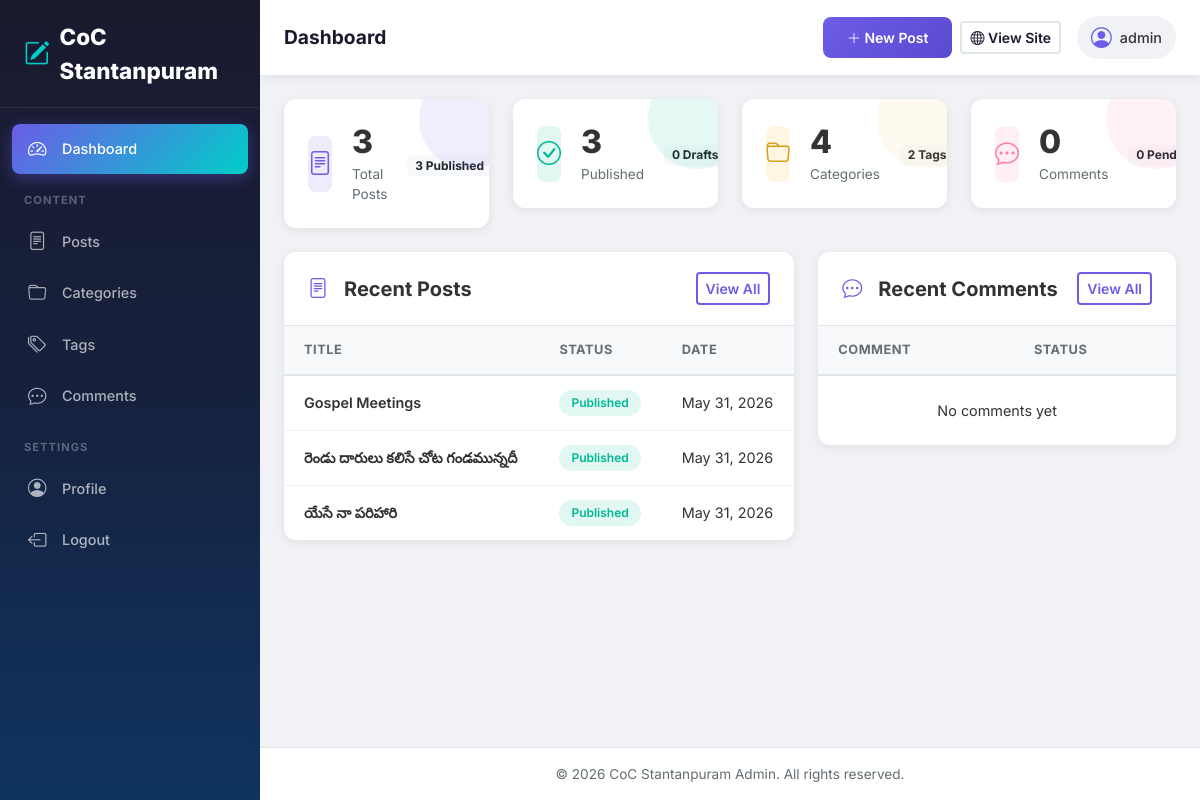
Page /admin-panel/ (signed in) on the committed database.
### blog/models.py (models this page shows, shortened)
class Post(models.Model):
    STATUS_CHOICES = (
        ("draft", "Draft"),
        ("published", "Published"),
    )
    title = models.CharField(max_length=255)
    slug = models.SlugField(max_length=255, unique=True, blank=True)
    author = models.ForeignKey(User, on_delete=models.CASCADE, related_name="posts")
    category = models.ForeignKey(
        Category, on_delete=models.SET_NULL, null=True, related_name="posts"
    )
    tags = models.ManyToManyField(Tag, blank=True, related_name="posts")
    featured_image = models.ImageField(
        upload_to="blog_images/", blank=True, null=True
    )
    content = models.TextField()
    excerpt = models.TextField(max_length=500, blank=True)
    status = models.CharField(max_length=10, choices=STATUS_CHOICES, default="draft")
    is_featured = models.BooleanField(default=False)
    created_at = models.DateTimeField(auto_now_add=True)
    updated_at = models.DateTimeField(auto_now=True)
    class Meta:
        ordering = ["-created_at"]

### blog/views.py (the view)
# urls.py: path("admin-panel/", views.dashboard, name="dashboard"),
@login_required(login_url="admin_login")
def dashboard(request):
    total_posts = Post.objects.count()
    total_published = Post.objects.filter(status="published").count()
    total_drafts = Post.objects.filter(status="draft").count()
    total_categories = Category.objects.count()
    total_tags = Tag.objects.count()
    total_comments = Comment.objects.count()
    pending_comments = Comment.objects.filter(is_approved=False).count()
    recent_posts = Post.objects.order_by("-created_at")[:5]
    recent_comments = Comment.objects.order_by("-created_at")[:5]
    context = {
        "total_posts": total_posts,
        "total_published": total_published,
        "total_drafts": total_drafts,
        "total_categories": total_categories,
        "total_tags": total_tags,
        "total_comments": total_comments,
        "pending_comments": pending_comments,
        "recent_posts": recent_posts,
        "recent_comments": recent_comments,
    }
    return render(request, "admin/dashboard.html", context)

### blog/context_processors.py (called while the page is built)
def common_context(request):
    categories = Category.objects.all()
    recent_posts = Post.objects.filter(status="published")[:3]
    return {
        "categories": categories,
        "recent_posts": recent_posts,
    }

### blog/templates/admin/dashboard.html (shortened to what this page needs)
{% extends "admin/admin_base.html" %}
{% load static %}
{% block content %}
<div class="container-fluid px-4">
    <div class="row g-4 mb-4">
        <div class="col-xl-3 col-md-6">
            <div class="dashboard-card total-posts">
                <div class="card-icon">
                    <i class="bi bi-file-text"></i>
                </div>
                <div class="card-info">
                    <h3>{{ total_posts }}</h3>
                    <p>Total Posts</p>
                </div>
                <div class="card-change">
                    <span class="badge bg-light text-dark">{{ total_published }} Published</span>
                </div>
            </div>
        </div>
        <div class="col-xl-3 col-md-6">
            <div class="dashboard-card published-posts">
                <div class="card-icon">
                    <i class="bi bi-check-circle"></i>
                </div>
                <div class="card-info">
                    <h3>{{ total_published }}</h3>
                    <p>Published</p>
                </div>
                <div class="card-change">
                    <span class="badge bg-light text-dark">{{ total_drafts }} Drafts</span>
                </div>
            </div>
        </div>
        <div class="col-xl-3 col-md-6">
            <div class="dashboard-card total-categories">
                <div class="card-icon">
                    <i class="bi bi-folder"></i>
                </div>
                <div class="card-info">
                    <h3>{{ total_categories }}</h3>
                    <p>Categories</p>
                </div>
                <div class="card-change">
                    <span class="badge bg-light text-dark">{{ total_tags }} Tags</span>
                </div>
            </div>
        </div>
        <div class="col-xl-3 col-md-6">
            <div class="dashboard-card total-comments">
                <div class="card-icon">
                    <i class="bi bi-chat-dots"></i>
                </div>
                <div class="card-info">
                    <h3>{{ total_comments }}</h3>
                    <p>Comments</p>
                </div>
                <div class="card-change">
                    <span class="badge bg-light text-dark">{{ pending_comments }} Pending</span>
                </div>
            </div>
        </div>
    </div>
    <div class="row g-4">
        <div class="col-lg-7">
            <div class="admin-table-card">
                <div class="card-header d-flex justify-content-between align-items-center">
                    <h5><i class="bi bi-file-text me-2"></i>Recent Posts</h5>
                    <a href="{% url 'post_list' %}" class="btn btn-sm btn-outline-primary">View All</a>
                </div>
                <div class="card-body p-0">
                    <div class="table-responsive">
                        <table class="admin-table">
                            <thead>
                                <tr>
                                    <th>Title</th>
                                    <th>Status</th>
                                    <th>Date</th>
                                </tr>
                            </thead>
                            <tbody>
                                {% for post in recent_posts %}
                                <tr>
                                    <td>
                                        <div class="post-title-cell">
                                            <span>{{ post.title|truncatechars:40 }}</span>
                                        </div>
                                    </td>
                                    <td>
                                        {% if post.status == 'published' %}
                                        <span class="status-badge published">Published</span>
                                        {% else %}
                                        <span class="status-badge draft">Draft</span>
                                        {% endif %}
                                    </td>
                                    <td>{{ post.created_at|date:"M d, Y" }}</td>
                                </tr>
                                {% empty %}
                                <tr>
                                    <td colspan="3" class="text-center py-4">No posts yet</td>
                                </tr>
                                {% endfor %}
                            </tbody>
                        </table>
                    </div>
                </div>
            </div>
        </div>
        <div class="col-lg-5">
            <div class="admin-table-card">
                <div class="card-header d-flex justify-content-between align-items-center">
                    <h5><i class="bi bi-chat-dots me-2"></i>Recent Comments</h5>
                    <a href="{% url 'comment_list' %}" class="btn btn-sm btn-outline-primary">View All</a>
                </div>
                <div class="card-body p-0">
                    <div class="table-responsive">
                        <table class="admin-table">
                            <thead>
                                <tr>
                                    <th>Comment</th>
                                    <th>Status</th>
                                </tr>
                            </thead>
                            <tbody>
                                {% for comment in recent_comments %}
                                <tr>
                                    <td>
                                        <div class="comment-cell">
                                            <strong>{{ comment.name }}</strong>
                                            <p class="mb-0 text-muted small">{{ comment.message|truncatechars:40 }}</p>
                                        </div>
                                    </td>
                                    <td>
                                        {% if comment.is_approved %}
                                        <span class="status-badge published">Approved</span>
                                        {% else %}
                                        <span class="status-badge draft">Pending</span>
                                        {% endif %}
                                    </td>
                                </tr>
                                {% empty %}
                                <tr>
                                    <td colspan="2" class="text-center py-4">No comments yet</td>
                                </tr>
                                {% endfor %}
                            </tbody>
                        </table>
                    </div>
                </div>
            </div>
        </div>
    </div>
</div>
{% endblock %}

### blog/templates/admin/admin_navbar.html (shortened to what this page needs)
<nav class="admin-topbar">
    <div class="d-flex align-items-center">
        <h5 class="mb-0 page-title-text">{% block page_title %}Dashboard{% endblock %}</h5>
    </div>
    <div class="admin-topbar-right">
        <a href="{% url 'post_create' %}" class="btn btn-primary btn-sm">
            <i class="bi bi-plus-lg"></i> New Post
        </a>
        <a href="{% url 'home' %}" class="btn btn-outline-light btn-sm ms-2" target="_blank">
            <i class="bi bi-globe"></i> View Site
        </a>
        <div class="admin-user ms-3">
            <i class="bi bi-person-circle"></i>
            <span>{{ request.user.username }}</span>
        </div>
    </div>
</nav>

### blog/static/css/admin.css (style rules this page uses)
:root { --sidebar-width: 260px; --primary: #6c5ce7; --primary-dark: #5a4bd1; --primary-light: #a29bfe; --secondary: #00cec9; --accent: #fd79a8; --dark: #1a1a2e; --darker: #16213e; --darkest: #0f3460; --light: #f0f2f5; --white: #ffffff; --gray: #636e72; --gray-light: #dfe6e9; --success: #00b894; --danger: #e17055; --warning: #fdcb6e; --shadow: 0 2px 10px rgba(0,0,0,0.08); --shadow-lg: 0 10px 40px rgba(0,0,0,0.1); --radius: 12px; --radius-sm: 8px; --transition: all 0.3s ease; }
* { margin: 0; padding: 0; box-sizing: border-box; }
body { font-family: 'Inter', sans-serif; background: var(--light); color: #333; }
.admin-topbar { background: var(--white); padding: 16px 24px; display: flex; align-items: center; justify-content: space-between; box-shadow: var(--shadow); position: sticky; top: 0; z-index: 100; }
.page-title-text { font-weight: 700; font-size: 1.2rem; color: var(--dark); }
.admin-topbar-right { display: flex; align-items: center; }
.admin-user { display: flex; align-items: center; gap: 8px; padding: 6px 14px; background: var(--light); border-radius: 50px; font-weight: 500; font-size: 0.9rem; }
.admin-user i { font-size: 1.3rem; color: var(--primary); }
.dashboard-card { background: var(--white); border-radius: var(--radius); padding: 24px; display: flex; align-items: center; gap: 20px; box-shadow: var(--shadow); transition: var(--transition); position: relative; overflow: hidden; }
.dashboard-card::after { content: ''; position: absolute; top: 0; right: 0; width: 100px; height: 100px; border-radius: 50%; opacity: 0.1; transform: translate(30px, -30px); }
.total-posts::after { background: var(--primary); }
.published-posts::after { background: var(--success); }
.total-categories::after { background: var(--warning); }
.total-comments::after { background: var(--accent); }
.card-icon { width: 56px; height: 56px; border-radius: var(--radius-sm); display: flex; align-items: center; justify-content: center; font-size: 1.5rem; }
.total-posts .card-icon { background: rgba(108,92,231,0.12); color: var(--primary); }
.published-posts .card-icon { background: rgba(0,184,148,0.12); color: var(--success); }
.total-categories .card-icon { background: rgba(253,203,110,0.2); color: #d4a017; }
.total-comments .card-icon { background: rgba(253,121,168,0.12); color: var(--accent); }
.card-info h3 { font-size: 2rem; font-weight: 800; margin: 0; }
.card-info p { color: var(--gray); margin: 2px 0 0; font-size: 0.85rem; }
.card-change { margin-left: auto; }
.admin-table-card { background: var(--white); border-radius: var(--radius); box-shadow: var(--shadow); overflow: hidden; margin-bottom: 24px; }
.admin-table-card .card-header { background: var(--white); padding: 20px 24px; border-bottom: 1px solid var(--gray-light); }
.admin-table-card .card-header h5 { font-weight: 700; margin: 0; display: flex; align-items: center; gap: 8px; }
.admin-table-card .card-header h5 i { color: var(--primary); }
.admin-table { width: 100%; border-collapse: collapse; }
.admin-table thead { background: #f8f9fa; }
.admin-table th { padding: 14px 20px; font-size: 0.8rem; font-weight: 700; text-transform: uppercase; letter-spacing: 0.5px; color: var(--gray); border-bottom: 2px solid var(--gray-light); text-align: left; }
.admin-table td { padding: 14px 20px; border-bottom: 1px solid #f0f0f0; vertical-align: middle; font-size: 0.9rem; }
.admin-table tbody tr:last-child td { border-bottom: none; }
.post-title-cell { display: flex; align-items: center; gap: 12px; font-weight: 600; }
.status-badge { display: inline-block; padding: 4px 12px; border-radius: 50px; font-size: 0.75rem; font-weight: 600; }
.status-badge.published { background: rgba(0,184,148,0.12); color: var(--success); }
.btn-primary { background: linear-gradient(135deg, var(--primary), var(--primary-dark)); border: none; font-weight: 600; padding: 10px 24px; border-radius: var(--radius-sm); transition: var(--transition); }
.btn-outline-primary { border: 2px solid var(--primary); color: var(--primary); font-weight: 600; transition: var(--transition); }
.btn-outline-light { border: 2px solid var(--gray-light); color: var(--dark); font-weight: 600; transition: var(--transition); }
.dashboard-card { animation: slideIn 0.4s ease forwards; }
.dashboard-card:nth-child(1) { animation-delay: 0s; }

### rows in the picture
Post: title "Gospel Meetings", status "Published", created_at "May 31, 2026"
Post: title "రెండు దారులు కలిసే చోట గండమున్నదీ", status "Published", created_at "May 31, 2026"
Post: title "యేసే నా పరిహారి", status "Published", created_at "May 31, 2026"

### other values in the picture
{{ request.user.username }} "admin"
{{ total_posts }} "3"
{{ total_published }} "3"
{{ total_drafts }} "0"
{{ total_categories }} "4"
{{ total_tags }} "2"
{{ total_comments }} "0"
{{ pending_comments }} "0"
